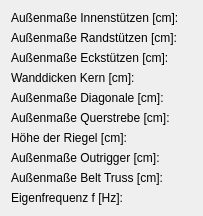
          <widget class="QWidget" name="subTab_210">
           <attribute name="title">
            <string>Querschnitte</string>
           </attribute>
           <layout class="QGridLayout" name="gridLayout_12">
            <item row="0" column="0">
             <layout class="QGridLayout" name="gridLayout_11">
              <item row="0" column="0">
               <widget class="QLabel" name="label_211_01">
                <property name="text">
                 <string>Außenmaße Innenstützen [cm]:</string>
                </property>
               </widget>
              </item>
              <item row="0" column="1">
               <widget class="QLabel" name="label_212_01">
                <property name="enabled">
                 <bool>true</bool>
                </property>
                <property name="text">
                 <string/>
                </property>
                <property name="scaledContents">
                 <bool>true</bool>
                </property>
                <property name="alignment">
                 <set>Qt::AlignCenter</set>
                </property>
               </widget>
              </item>
              <item row="1" column="0">
               <widget class="QLabel" name="label_211_02">
                <property name="text">
                 <string>Außenmaße Randstützen [cm]:</string>
                </property>
               </widget>
              </item>
              <item row="1" column="1">
               <widget class="QLabel" name="label_212_02">
                <property name="text">
                 <string/>
                </property>
                <property name="alignment">
                 <set>Qt::AlignCenter</set>
                </property>
               </widget>
              </item>
              <item row="2" column="0">
               <widget class="QLabel" name="label_211_03">
                <property name="text">
                 <string>Außenmaße Eckstützen [cm]:</string>
                </property>
               </widget>
              </item>
              <item row="2" column="1">
               <widget class="QLabel" name="label_212_03">
                <property name="text">
                 <string/>
                </property>
                <property name="alignment">
                 <set>Qt::AlignCenter</set>
                </property>
               </widget>
              </item>
              <item row="3" column="0">
               <widget class="QLabel" name="label_211_04">
                <property name="text">
                 <string>Wanddicken Kern [cm]:</string>
                </property>
               </widget>
              </item>
              <item row="3" column="1">
               <widget class="QLabel" name="label_212_04">
                <property name="text">
                 <string/>
                </property>
                <property name="alignment">
                 <set>Qt::AlignCenter</set>
                </property>
               </widget>
              </item>
              <item row="4" column="0">
               <widget class="QLabel" name="label_211_05">
                <property name="text">
                 <string>Außenmaße Diagonale [cm]:</string>
                </property>
               </widget>
              </item>
              <item row="4" column="1">
               <widget class="QLabel" name="label_212_05">
                <property name="text">
                 <string/>
                </property>
                <property name="alignment">
                 <set>Qt::AlignCenter</set>
                </property>
               </widget>
              </item>
              <item row="5" column="0">
               <widget class="QLabel" name="label_211_06">
                <property name="text">
                 <string>Außenmaße Querstrebe [cm]:</string>
                </property>
               </widget>
              </item>
              <item row="5" column="1">
               <widget class="QLabel" name="label_212_06">
                <property name="text">
                 <string/>
                </property>
                <property name="alignment">
                 <set>Qt::AlignCenter</set>
                </property>
               </widget>
              </item>
              <item row="6" column="0">
               <widget class="QLabel" name="label_211_07">
                <property name="text">
                 <string>Höhe der Riegel [cm]:</string>
                </property>
               </widget>
              </item>
              <item row="6" column="1">
               <widget class="QLabel" name="label_212_07">
                <property name="text">
                 <string/>
                </property>
                <property name="alignment">
                 <set>Qt::AlignCenter</set>
                </property>
               </widget>
              </item>
              <item row="7" column="0">
               <widget class="QLabel" name="label_211_08">
                <property name="text">
                 <string>Außenmaße Outrigger [cm]:</string>
                </property>
               </widget>
              </item>
              <item row="7" column="1">
               <widget class="QLabel" name="label_212_08">
                <property name="text">
                 <string/>
                </property>
                <property name="alignment">
                 <set>Qt::AlignCenter</set>
                </property>
               </widget>
              </item>
              <item row="8" column="0">
               <widget class="QLabel" name="label_211_10">
                <property name="text">
                 <string>Außenmaße Belt Truss [cm]:</string>
                </property>
               </widget>
              </item>
              <item row="8" column="1">
               <widget class="QLabel" name="label_212_10">
                <property name="text">
                 <string/>
                </property>
                <property name="alignment">
                 <set>Qt::AlignCenter</set>
                </property>
               </widget>
              </item>
              <item row="9" column="0">
               <widget class="QLabel" name="label_211_09">
                <property name="text">
                 <string>Eigenfrequenz f [Hz]:</string>
                </property>
               </widget>
              </item>
              <item row="9" column="1">
               <widget class="QLabel" name="label_212_09">
                <property name="text">
                 <string/>
                </property>
                <property name="alignment">
                 <set>Qt::AlignCenter</set>
                </property>
               </widget>
              </item>
             </layout>
            </item>
           </layout>
          </widget>
